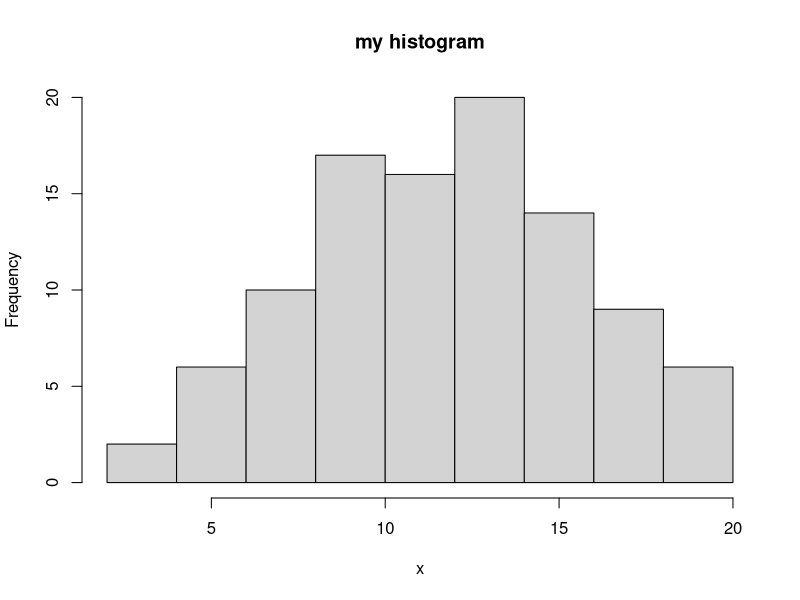
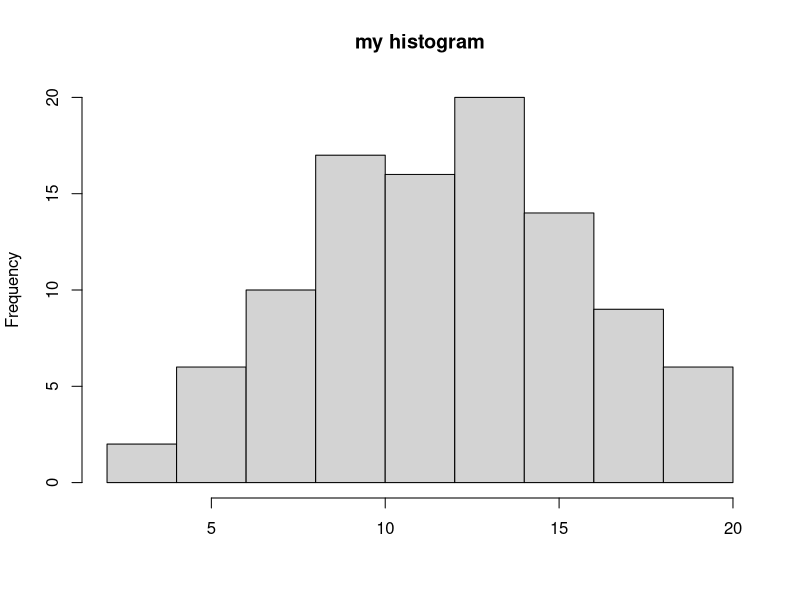
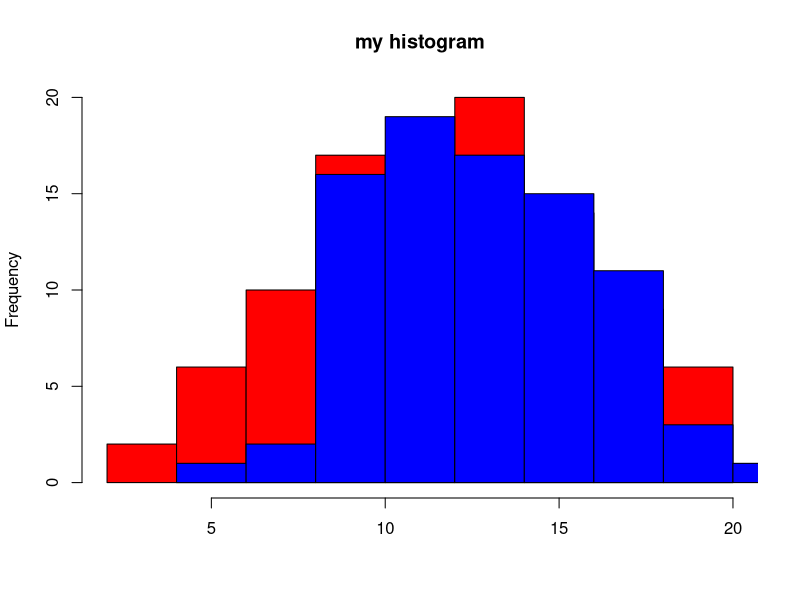
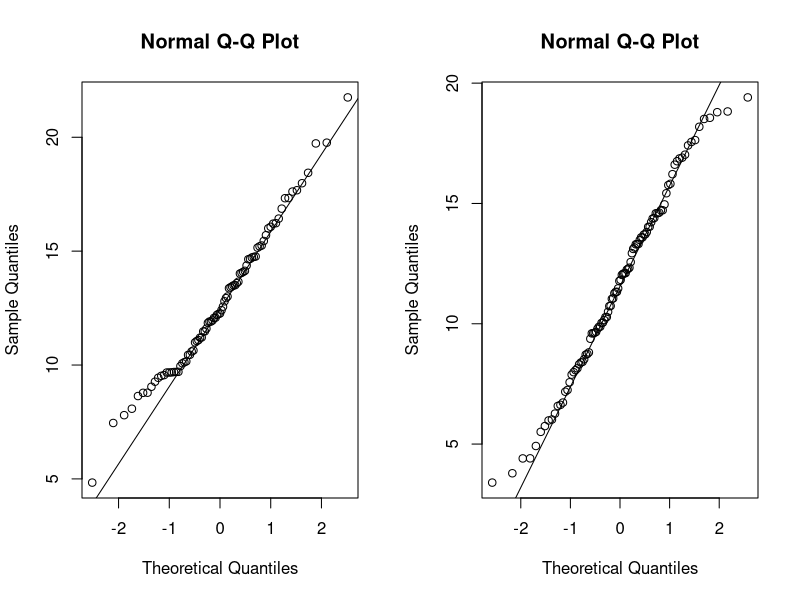
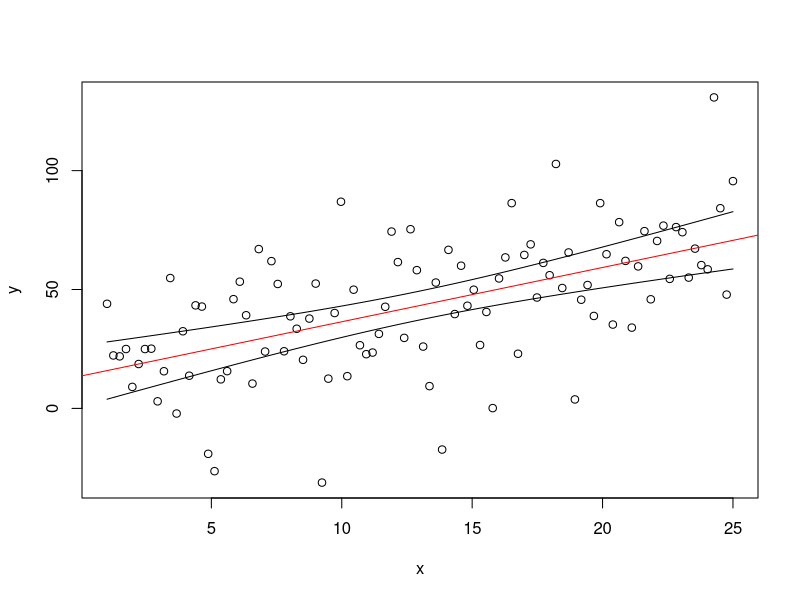

These charts were generated, in order, by the following R code:

############### Student Seminar @Charite  ###############
############### Dr. Joachim Krois #######################
############### March 28, 2018 ##########################


## 02 Data generation, plotting, t-test and modelling
## Data generation
## ========================================================

v = c(1,2,3,4,5)
v

# sampling
sample(v, size = 10, replace = TRUE)


# sequence
seq(from=0, to=10, by = 2)

# random numbers
rnorm(n = 10, mean = 0, sd = 1)

## Plotting
## ========================================================

x = rnorm(n = 100, mean = 12, sd = 4)
y = rnorm(n = 85, mean = 13, sd = 3.2)


hist(x, main="my histogram")
hist(x, main="my histogram", xlab = "")


hist(x, main="my histogram", xlab = "", c="red")
hist(y, main="my histogram", xlab = "", c="blue", add=TRUE)



## t-test
## ========================================================
# QQ-plot
par(mfrow=c(1,2))
qqnorm(y)
qqline(y)
qqnorm(x)
qqline(x)
dev.off()

t.test(x, y, alternative = "two.sided", var.equal = TRUE)



## Linear Regression
## ========================================================


x = seq(from=1, to=25, length.out=100)
y = 10+2.5*x + rnorm(x, mean = 0, sd=jitter(25,3))

plot(x,y)

# fitting the model
model = lm(y~x)
model
abline(model, col="red")


# model summary
confint(model)
summary(model)


# predictions
predict(model, data.frame(x=30))

newdata = data.frame(x=x) 
conf = predict(model, newdata, 
               interval="confidence", level = 0.99)

lines(x, conf[,'lwr'])
lines(x, conf[,'upr'])


